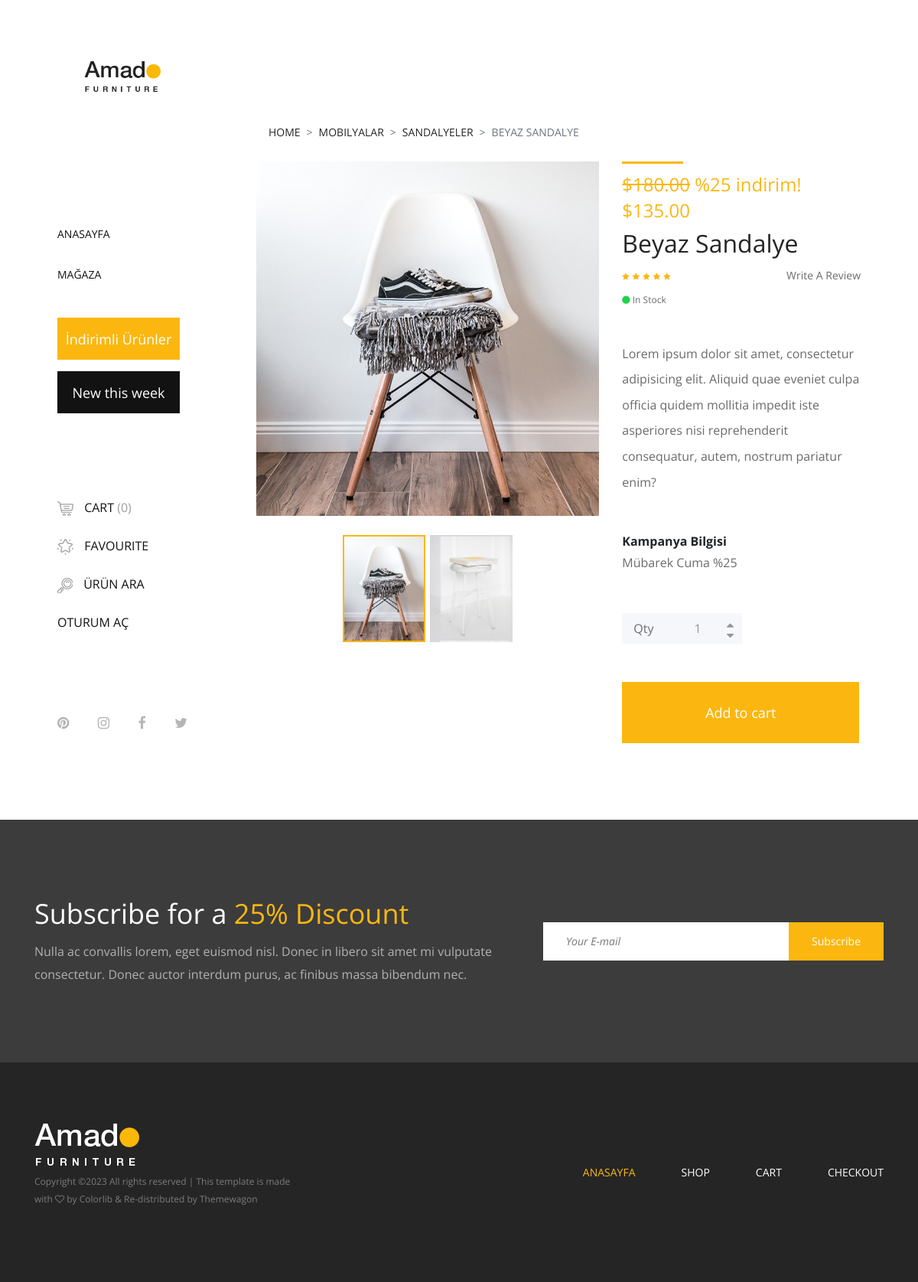
The page /shop/sandalyeler/beyaz-sandalye on the database its author committed.
### index/models.py (models this page shows, shortened)
class Category(MPTTModel):
    slug = models.SlugField(null=True, allow_unicode=True, blank=True, db_index=False)
    name = models.CharField(max_length=100, unique=True)
    parent = TreeForeignKey('self', on_delete=models.CASCADE, null=True, blank=True, related_name='children')
    description = models.TextField(blank=True)
    class MPTTMeta:
        order_insertion_by = ['name']

class Product(models.Model):
    slug = models.SlugField(null=True, allow_unicode=True, blank=True, db_index=False)
    name = models.CharField(max_length=200)
    category = models.ForeignKey(Category, on_delete=models.CASCADE)
    description = models.TextField()
    price = models.DecimalField(max_digits=10, decimal_places=2)
    stock = models.PositiveIntegerField(default=0)
    images = models.ManyToManyField(ProductImage, blank=True)
    brand = models.CharField(max_length=100)  # Marka bilgisi
    color = models.CharField(max_length=50)  # Renk bilgisi
    created_at = models.DateTimeField(auto_now_add=True)
    updated_at = models.DateTimeField(auto_now=True)
    campaign = models.ForeignKey(Campaign, on_delete=models.SET_NULL, null=True, blank=True)
    discounted_price = models.FloatField(blank=True, null=True)

class ProductImage(models.Model):
    image = models.ImageField(upload_to='product_images/')
    uploaded_at = models.DateTimeField(auto_now_add=True)

### campains/models.py (models this page shows, shortened)
class Campaign(models.Model):
    name = models.CharField(max_length=100)
    discount_rate = models.FloatField()
    start_date = models.DateField()
    end_date = models.DateField()

### index/views.py (the view)
# urls.py: path("shop/<str:slug>/<str:id>", views.details, name="details"),
def details(request, slug, id):
    product_ = Product.objects.get(slug=id)
    home_category = Category.objects.get(id=product_.category_id, slug=slug)
    category_tree = home_category.get_ancestors(include_self=True)
    images = product_.images.all()
    DATA = {
            "category":category_tree,
            "product": product_,
            "images": images,
        }
    return render(request, "product-details.html", DATA)

### index/context_processors.py (called while the page is built)
def cart_item_count(request):
    urunSayisi = 0
    if request.user.is_authenticated:
        cart, _ = Cart.objects.get_or_create(user=request.user)
        urunSayisi = CartItem.objects.filter(cart=cart).count()
    else:
        try:
            data = request.COOKIES.get('cart')
            urunler = json.loads(data)
            urunSayisi = len(urunler)
        except:
            urunSayisi = 0
    DATA = {
        "cart_item_count": urunSayisi,
    }
    return DATA

### templates/product-details.html (shortened to what this page needs)
{% extends 'base.html' %}
{% load static %}
{% block content %}
    <div class="single-product-area section-padding-100 clearfix">
        <div class="container-fluid">
            <div class="row">
                <div class="col-12">
                    <nav aria-label="breadcrumb">
                        <ol class="breadcrumb mt-50">
                            {% for i in category %}
                                <li class="breadcrumb-item"><a href="{% url 'shop2' i.slug %}">{{i.name}}</a></li>
                            {% endfor %}
                            <li class="breadcrumb-item active" aria-current="page">{{product.name}}</li>
                        </ol>
                    </nav>
                </div>
            </div>
            <div class="row">
                <div class="col-12 col-lg-7">
                    <div class="single_product_thumb">
                        <div id="product_details_slider" class="carousel slide" data-ride="carousel">
                            <ol class="carousel-indicators">
                                {% for i in images %}
                                    <li {% if forloop.counter0 == 0 %}class="active"{% endif %} data-target="#product_details_slider" data-slide-to="{{ forloop.counter0 }}" style="background-image: url({{i.image.url}});">
                                    </li>
                                {% endfor %}
                            </ol>
                            <div class="carousel-inner">
                                {% for i in images %}
                                    <div class="carousel-item {% if forloop.counter0 == 0 %} active {% endif %}">
                                        <a class="gallery_img" href="{{i.image.url}}">
                                            <img class="d-block w-100" src="{{i.image.url}}">
                                        </a>
                                    </div>
                                {% endfor %}
                            </div>
                        </div>
                    </div>
                </div>
                <div class="col-12 col-lg-5">
                    <div class="single_product_desc">
                        <div class="product-meta-data">
                            <div class="line"></div>
                            {% if product.discounted_price %}
                                <p class="product-price" ><span style="text-decoration:line-through;">${{ product.price|floatformat:"2" }}</span> %{{ product.campaign.discount_rate|floatformat:"0"}} indirim! </p>
                                <p class="product-price">${{ product.discounted_price|floatformat:"2" }}</p>
                            {% else %}
                                <p class="product-price">${{ product.price|floatformat:"2" }}</p>
                            {% endif %}
                            <h2>{{product.name}}</h2>
                            <div class="ratings-review mb-15 d-flex align-items-center justify-content-between">
                                <div class="ratings">
                                    <i class="fa fa-star" aria-hidden="true"></i>
                                    <i class="fa fa-star" aria-hidden="true"></i>
                                    <i class="fa fa-star" aria-hidden="true"></i>
                                    <i class="fa fa-star" aria-hidden="true"></i>
                                    <i class="fa fa-star" aria-hidden="true"></i>
                                </div>
                                <div class="review">
                                    <a href="#">Write A Review</a>
                                </div>
                            </div>
                            <p class="avaibility"><i class="fa fa-circle"></i>{% if product.stock != 0 %} In {% else %} Out {% endif %} Stock</p>
                        </div>
                        <div class="short_overview my-5">
                            <p>{{product.description}}</p>
                        </div>
                        {% if product.campaign %}
                            <div class="short_overview my-5">
                                <b>Kampanya Bilgisi</b>
                                <p>{{ product.campaign.name }} %{{ product.campaign.discount_rate|floatformat:"0" }}</p>
                            </div>
                        {% endif %}
                        <form class="cart clearfix" id="add-to-cart-form" method="POST">
                            <div class="cart-btn d-flex mb-50">
                                <p>Qty</p>
                                <div class="quantity">
                                    <span class="qty-minus" onclick="var effect = document.getElementById('qty'); var qty = effect.value; if( !isNaN( qty ) &amp;&amp; qty &gt; 1 ) effect.value--;return false;"><i class="fa fa-caret-down" aria-hidden="true"></i></span>
                                    <input type="number" class="qty-text" id="qty" step="1" min="1" max="100" name="quantity" value="1">
                                    <span class="qty-plus" onclick="var effect = document.getElementById('qty'); var qty = effect.value; if( !isNaN( qty )) effect.value++;return false;"><i class="fa fa-caret-up" aria-hidden="true"></i></span>
                                </div>
                            </div>
                            <button type="submit" data-product-id="{{ product.id }}" class="btn amado-btn add-to-cart-button">Add to cart</button>
                        </form>
                    </div>
                </div>
            </div>
        </div>
    </div>
</div>
{% endblock %}

### static/img/login/style.css (style rules this page uses)
* { margin: 0px; padding: 0px; list-style: none; }
body { font-family: "Open Sans"; }
img { max-width: 100%; }
a { text-decoration: none; outline: none; color: #444; }
ol,ul { margin:0px; padding:0px; }
a:hover, a:focus, input, textarea { text-decoration: none; outline: none; }

### rows shown on the page
Category: name "HOME"
Category: name "MOBILYALAR"
Category: name "SANDALYELER"
Product: name "BEYAZ SANDALYE", price "180.00", campaign.discount_rate "25", discounted_price "135.00", name "Beyaz Sandalye", description "Lorem ipsum dolor sit amet, consectetur adipisicing elit. Aliquid quae eveniet culpa officia quidem mollitia impedit iste asperiores nisi reprehenderit consequatur, autem, nostrum pariatur enim?", campaign.name "Mübarek Cuma"
ProductImage: image (picture)
ProductImage: image (picture)

### other values the page prints
{{ cart_item_count }} "0"
